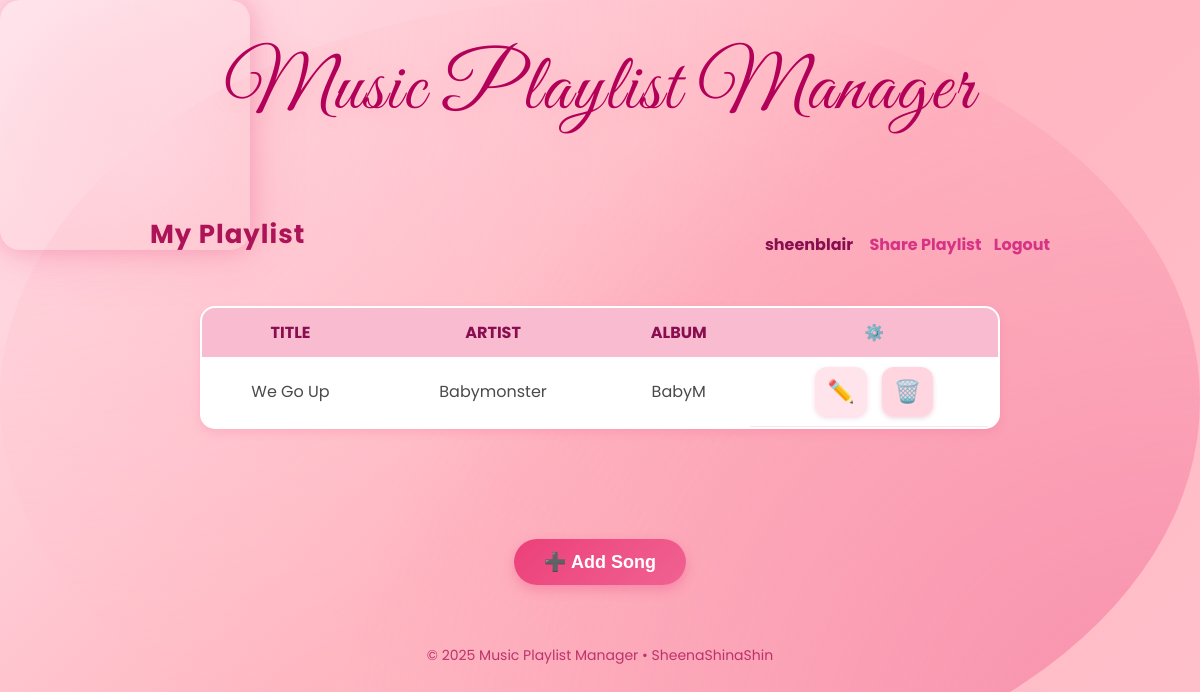
Page / (signed in) on the earlier database version.
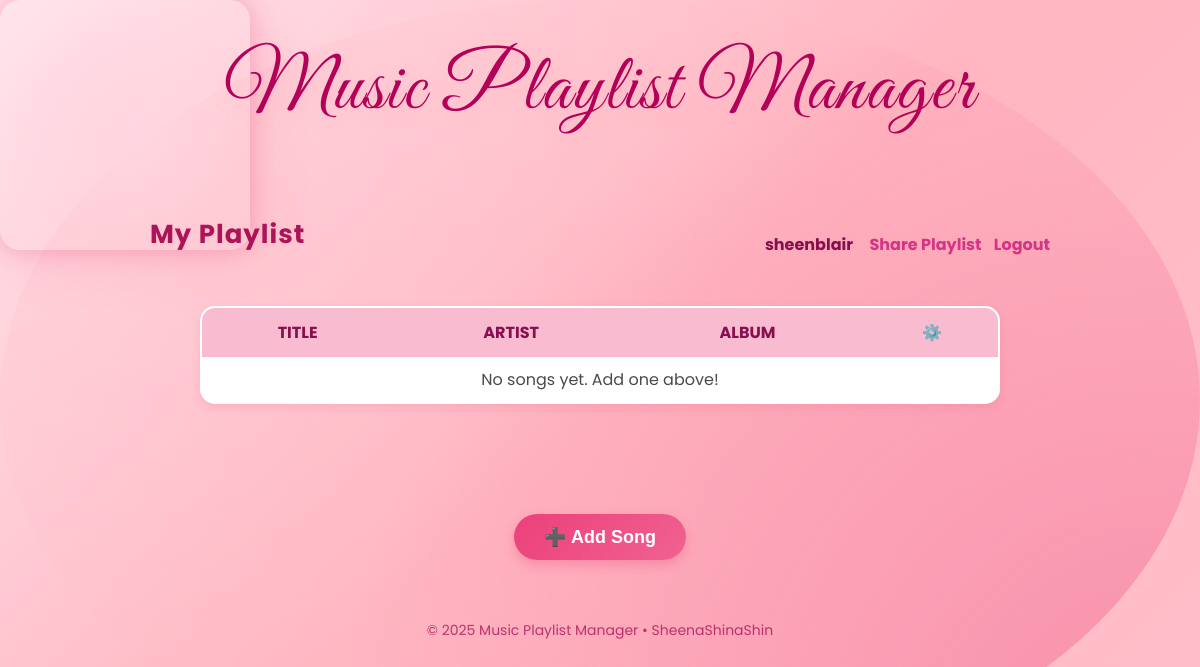
Same page on the later database version.
### app.py (models this page shows, shortened)
class User(db.Model):
    id = db.Column(db.Integer, primary_key=True)
    username = db.Column(db.String(120), unique=True, nullable=False)
    email = db.Column(db.String(200), unique=True, nullable=False)
    password_hash = db.Column(db.String(200), nullable=False)
    share_token = db.Column(db.String(64), unique=True, nullable=False, default=lambda: uuid.uuid4().hex)

class Song(db.Model):
    id = db.Column(db.Integer, primary_key=True)
    title = db.Column(db.String(200), nullable=False)
    artist = db.Column(db.String(150), nullable=False)
    album = db.Column(db.String(150), nullable=False)
    user_id = db.Column(db.Integer, db.ForeignKey('user.id'), nullable=False)
    user = db.relationship('User', backref=db.backref('songs', lazy=True))

### app.py (the view)
@app.route('/')
def index():
    user = current_user()
    if not user:
        return render_template('landing.html')
    songs = Song.query.filter_by(user_id=user.id).all()
    return render_template('index.html', songs=songs, user=user)

### app.py (called while the page is built)
def current_user():
    if 'user_id' in session:
        return User.query.get(session['user_id'])
    return None

### templates/index.html (shortened to what this page needs)
<!DOCTYPE html>
<html lang="en">
<head>
    <link rel="stylesheet" href="{{ url_for('static', filename='style.css') }}">
</head>
<body>
    <h1 class="fancy-title">Music Playlist Manager</h1>
    <div style="max-width:900px;margin:10px auto;display:flex;justify-content:space-between;align-items:center;">
        <h2>My Playlist</h2>
        <div>
            <span style="font-weight:bold;color:#880e4f;margin-right:12px;">{{ user.username }}</span>
            <a href="{{ url_for('share') }}" class="back-link" style="margin-right:8px;">Share Playlist</a>
            <a href="{{ url_for('logout') }}" class="back-link">Logout</a>
        </div>
    </div>
    <table>
        <tr>
            <th>Title</th>
            <th>Artist</th>
            <th>Album</th>
            <th>⚙️</th>
        </tr>
        {% for song in songs %}
        <tr>
            <td>{{ song.title }}</td>
            <td>{{ song.artist }}</td>
            <td>{{ song.album }}</td>
            <td class="action-icons">
                <a href="/edit/{{ song.id }}" class="edit-icon" title="Edit Song">✏️</a>
                <a href="{{ url_for('delete_song', id=song.id) }}" class="delete-icon" title="Delete Song">🗑️</a>
            </td>
        </tr>
        {% else %}
        <tr>
            <td colspan="4" style="text-align:center;">No songs yet. Add one above!</td>
        </tr>
        {% endfor %}
    </table>
<br><br>
<div class="center-btn">
    <a href="{{ url_for('add_song') }}">
        <button type="button">➕ Add Song</button>
    </a>
</div>
<footer>© 2025 Music Playlist Manager • SheenaShinaShin</footer>
</body>
</html>

### static/style.css (style rules this page uses)
body { font-family: 'Poppins', sans-serif; margin: 40px; background: linear-gradient(135deg, #ffe4ec, #ffb6c1, #ffc0cb); background-attachment: fixed; color: #4a4a4a; }
h1, h2 { text-align: center; color: #d63384; }
button { padding: 10px 20px; background: linear-gradient(135deg, #ec407a, #f06292); background-size: 200% 200%; animation: gradientMove 3s ease infinite; color: white; border: none; border-radius: 25px; cursor: pointer; font-weight: bold; transition: all 0.3s ease; box-shadow: 0 4px 8px rgba(236,64,122,0.3); margin: 10px; position: relative; overflow: hidden; }
button::after { content: ""; position: absolute; top: -50%; left: -50%; width: 200%; height: 200%; background: radial-gradient(circle, rgba(255,255,255,0.5) 10%, transparent 10.01%); background-size: 10px 10px; opacity: 0; transition: opacity 0.3s; }
a.back-link { display: inline-block; margin-top: 20px; color: #d63384; text-decoration: none; font-weight: bold; transition: 0.2s; }
table { border-collapse: collapse; width: 100%; max-width: 800px; margin: 30px auto; background-color: white; border-radius: 15px; overflow: hidden; box-shadow: 0 4px 10px rgba(236, 64, 122, 0.15); border: 2px solid #ffc1e3; transition: box-shadow 0.3s; }
th { background-color: #f8bbd0; color: #880e4f; padding: 12px; text-transform: uppercase; }
td { padding: 10px; border-bottom: 1px solid #fce4ec; text-align: center; }
tr { opacity: 0; animation: fadeInUp 0.5s ease forwards; }
h1 { text-shadow: 0 0 10px #ff80ab, 0 0 20px #f48fb1; letter-spacing: 1px; animation: shimmer 3s infinite alternate; }
body::before, body::after { content: ""; position: fixed; width: 250px; height: 250px; border-radius: 50%; background: radial-gradient(circle at center, #ffd6e0 0%, transparent 70%); animation: floaty 10s infinite ease-in-out alternate; z-index: -1; }
body::after { top: 60%; left: 70%; animation-delay: 3s; }
body::before { top: 10%; left: 20%; }
.fancy-title { font-family: 'Great Vibes', cursive; font-size: 80px; text-align: center; color: #b30059; margin-top: 40px; text-shadow: 4px 4px 15px rgba(255, 182, 193, 0.6); letter-spacing: 2px; font-weight: normal; animation: floatTitle 4s ease-in-out infinite; }
h2 { text-align: center; color: #ad1457; font-size: 26px; letter-spacing: 1px; text-shadow: 1px 1px 4px rgba(255, 192, 203, 0.6); }
.center-btn { display: flex; justify-content: center; align-items: center; margin: 20px 0 10px 0; }
.center-btn a { text-decoration: none; }
.center-btn button { background: linear-gradient(135deg, #ec407a, #f06292); color: white; border: none; border-radius: 30px; padding: 12px 30px; font-size: 18px; font-weight: bold; box-shadow: 0 5px 12px rgba(236, 64, 122, 0.3); transition: all 0.3s ease; cursor: pointer; }
footer { text-align: center; color: #ad1457; margin-top: 50px; font-size: 14px; opacity: 0.8; }
body::before { content: ""; position: fixed; inset: 0; border-radius: 20px; box-shadow: 0 0 25px rgba(236, 64, 122, 0.3), 0 0 60px rgba(236, 64, 122, 0.15); z-index: -2; }
body::after { content: ""; position: fixed; top: 0; left: 0; width: 100%; height: 100%; background: radial-gradient(circle at top left, rgba(255,192,203,0.4), transparent 60%), radial-gradient(circle at bottom right, rgba(236,64,122,0.4), transparent 60%); z-index: -3; }

Differences in the rows shown:
removed Song: title "We Go Up", artist "Babymonster", album "BabyM"
Other differences:
text now shown: "No songs yet. Add one above!"
